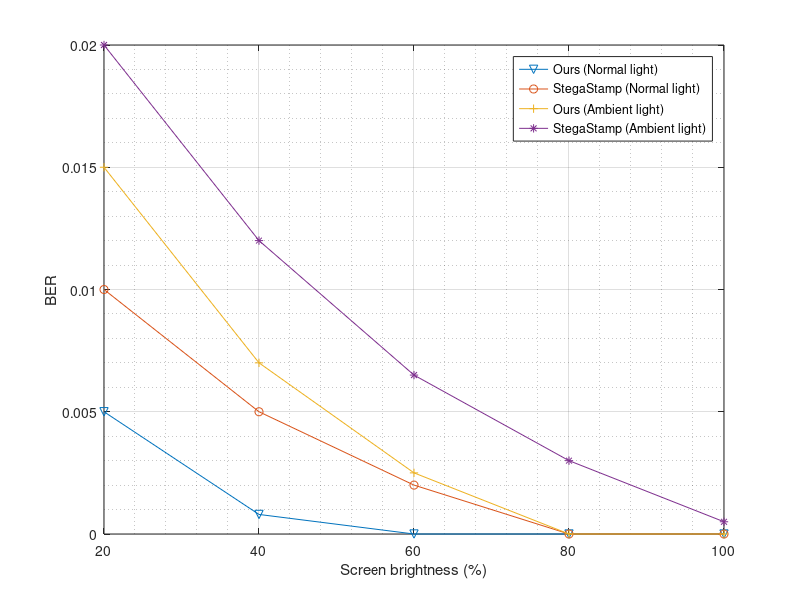

MATLAB code to generate this figure:
clc;
close all;
clear all;


x = [20,40,60,80,100];
y1 = [0.005,0.0008,0,0,0];
y2 = [0.01,0.005,0.002,0,0];
y3 = [0.015,0.007,0.0025,0,0];
y4 = [0.02,0.012,0.0065,0.003,0.0005];
%names = {'HiDDeN'; 'S.GAN(Residual)'; 'S.GAN(Dense)'; 'StegaStamp'; 'Ours'};
plot(x, y1, '-v');
hold on
plot(x, y2, '-o');
hold on
plot(x, y3, '-+');
hold on
plot(x, y4, '-*');


set(gca,'XLim',[20 100]);
set(gca,'YLim',[0 0.02]);
%set(gca,'XTick',[30 90 120])
set(gca,'YTick',[0 0.005 0.01 0.015 0.02])

ylabel('BER');
xlabel('Screen brightness (%)');
%ylabel('Achievable Throughput (bps)');
grid on
grid minor
legend('Ours (Normal light)', 'StegaStamp (Normal light)', 'Ours (Ambient light)', 'StegaStamp (Ambient light)');



